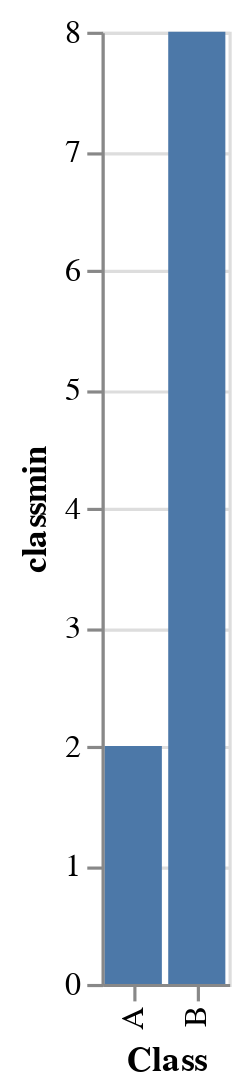

Source (notebook cell):
### Code cell
alt.Chart(df).transform_aggregate(
    groupby=['Class'],                          # Groupby class
    classmin='min(T1Grade)'                     # For each class, calculate the min T1Grade and put in classmin
).mark_bar().encode(
    x='Class:N',
    y='classmin:Q'
)

### Figure 1 — Vega-Lite specification as saved in the notebook (floating-point values rounded to 4 significant figures)
{"config": {"view": {"continuousWidth": 400, "continuousHeight": 300}}, "data": {"name": "data-41a8cbf56aa3fb375b671fa081fb1b84"}, "mark": "bar", "encoding": {"x": {"field": "Class", "type": "nominal"}, "y": {"field": "classmin", "type": "quantitative"}}, "transform": [{"aggregate": [{"op": "min", "field": "T1Grade", "as": "classmin"}], "groupby": ["Class"]}], "$schema": "https://vega.github.io/schema/vega-lite/v4.17.0.json", "datasets": {"data-41a8cbf56aa3fb375b671fa081fb1b84": [{"Student": "AV", "Class": "A", "T1Grade": 9, "T2Grade": 5}, {"Student": "SD", "Class": "B", "T1Grade": 10, "T2Grade": 4}, {"Student": "ES", "Class": "A", "T1Grade": 2, "T2Grade": 3}, {"Student": "MB", "Class": "A", "T1Grade": 7, "T2Grade": 5}, {"Student": "RR", "Class": "B", "T1Grade": 8, "T2Grade": 6}, {"Student": "YY", "Class": "B", "T1Grade": 9, "T2Grade": 7}, {"Student": "LA", "Class": "A", "T1Grade": 9, "T2Grade": 8}]}}
